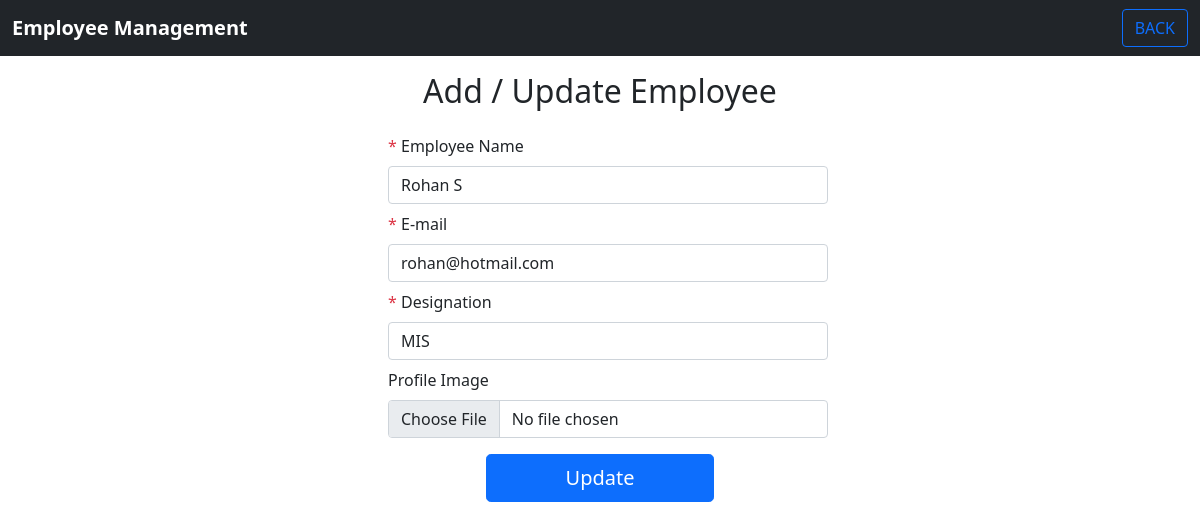
/emp_addform.php?emp_id=4, run on the app's committed database.
### tables this page shows
CREATE TABLE `employee_data` (
  `emp_id` int(11) NOT NULL,
  `emp_name` varchar(100) NOT NULL,
  `emp_designation` varchar(100) NOT NULL,
  `mail_id` varchar(255) NOT NULL,
  `emp_image` varchar(255) NOT NULL
);

### emp_addform.php (the view, shortened to what this page needs)
<?php
include("form_submit.php");
if (isset($_GET['emp_id'])) {
    $emp_id = $_REQUEST['emp_id'];
    $query = "select * from `employee_data` where emp_id = '$emp_id'";
    $result1 = mysqli_query($connection, $query);
    $data = mysqli_fetch_assoc($result1);
}
?>
<!DOCTYPE html>
<html lang="en">
<head>
    <link href="https://cdn.jsdelivr.net/npm/bootstrap@5.0.2/dist/css/bootstrap.min.css" rel="stylesheet">
</head>
<body>
    <nav class="navbar navbar-expand-lg navbar-light bg-dark">
        <div class="container-fluid">
            <a class="navbar-brand" href="#">
                <b style="color: #fff;">Employee Management</b>
            </a>
            <a href="index.php"><button class="btn btn-outline-primary">BACK</button></a>
        </div>
    </nav>
    <div class="content">
        <div class="container" style="width: 40%;">
            <h2 class="mt-3 mb-3" style="text-align: center;">Add / Update Employee</h2>
            <div class="form">
                <form action="" method="POST" enctype="multipart/form-data">
                    <div class="ps-3 pt-2 ">
                        <label class="form-label" for="empname"><span class="text-danger">*</span> Employee Name</label>
                        <input type="text" class="form-control" name="empname" placeholder="Enter employee name." value="<?php echo isset($data['emp_name']) ? $data['emp_name'] : ''; ?>">
                    </div>
                    <div class="ps-3 pt-2">
                        <label class="form-label" for="email"><span class="text-danger">*</span> E-mail</label>
                        <input type="text" class="form-control" name="email" placeholder="example@gmail.com" value="<?php echo isset($data['mail_id']) ? $data['mail_id'] : ''; ?>">
                    </div>
                    <div class="ps-3 pt-2">
                        <label class="form-label" for="desgn"><span class="text-danger">*</span> Designation</label>
                        <input type="text" class="form-control" name="desgn" placeholder="Enter your designation." value="<?php echo isset($data['emp_designation']) ? $data['emp_designation'] : ''; ?>">
                    </div>
                    <div class="ps-3 pt-2">
                        <label class="form-label" for="image">Profile Image</label>
                        <input type="file" class="form-control" name="emp_image" id="image" value="<?php echo isset($data['emp_image']) ? $data['emp_image'] : ''; ?>">
                    </div>
                    <div class="d-grid gap-2 col-6 mx-auto mt-3">
                        <?php
                        if (isset($_GET['emp_id'])) {
                        ?>
                            <button type="submit" name="update" class="btn btn-lg btn-primary addbtn">Update</button>
                        <?php
                        } else {
                        ?>
                            <button type="submit" name="submit" class="btn btn-lg btn-primary addbtn">Save</button>
                        <?php
                        }
                        ?>
                    </div>
                </form>
            </div>
        </div>
    </div>
</body>
</html>

### data on the page
employee_data: empname "Rohan S", email "rohan@hotmail.com", desgn "MIS"
